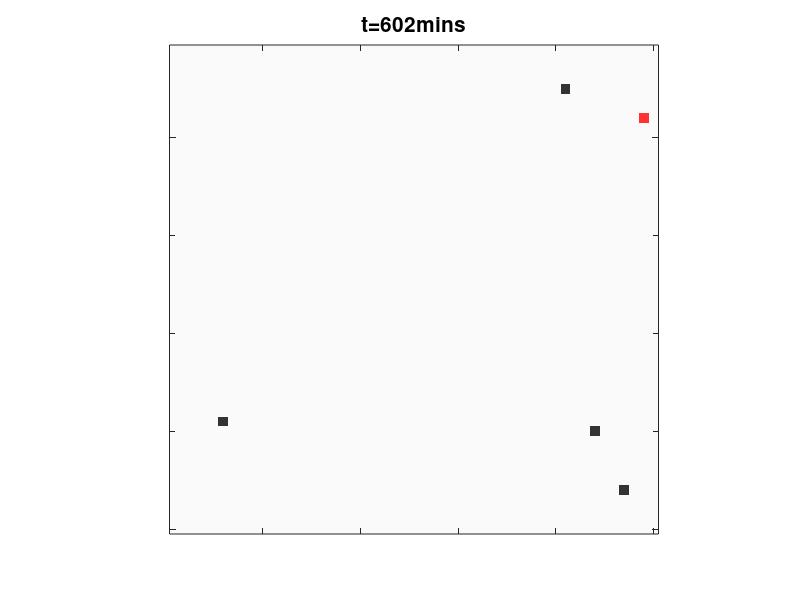
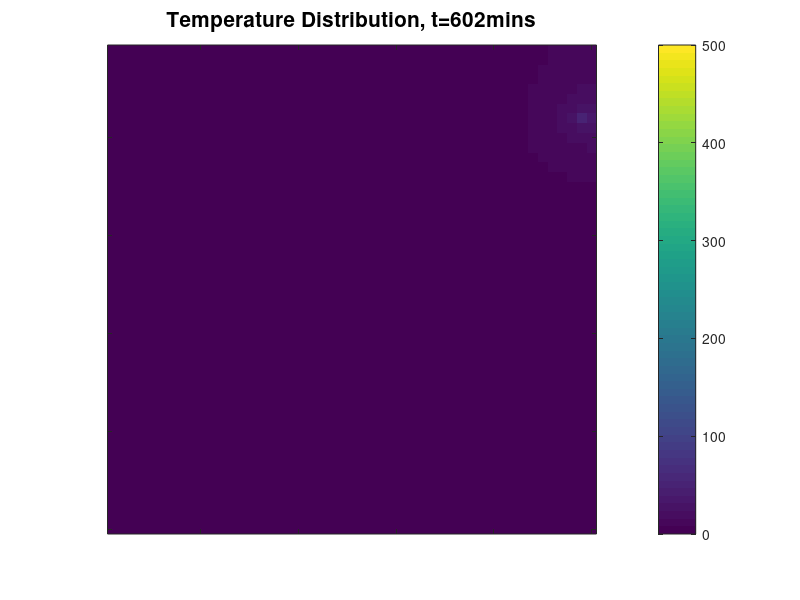

These charts were generated, in order, by the following MATLAB code:
% A reaction-diffusion cellular automaton model for smouldering peat
% where the cellular automata models heat diffusion
%
% Written: Jon Yearsley (jon.yearsley@ucd.ie) 9th July 2013
%
%%%%%%%%%%%%%%%%%%%%%%%%%%%%%%%%%%%%%%%%%%%%%%%%%%%%%%%%%%%%%%%

% The cellular automaton has two layers:
%     1. A layer giving the temperature of each grid square
%     2. A layer giving the combustion state of each grid square
%
% All non-local effects are governed by heat diffusion in the temperature layer. 
% This is slightly different from standard CA which define a neighbourhood around
% each grid square. The dynamics of the temperature layer are driven by the heat equation with
% parameters suitable for peat. Boundary conditionas are that heat can be lost 
% through the sides and from the top of each grid square. The sides and top are 
% considered to be a heat bath of constant temperature. To try and be computationally efficient
% yet stable integration scheme the code uses operator splitting with an alternating direction implicit method
%
% There are 5 combustion states: unburned peat -> pyrolysis -> char -> oxidation -> ash
% The transition probabilities from one state to another are a function of the temperature 
% of the grid square. The function is sigmoidal with two parameters, Thalf and A
% The transition probabilities have the form
%    prob of transition = X / (1+X)
% where X = exp(A * (T-Thalf) / Thalf)
% T is the temperature of the grid square (Kelvin), 
% Thalf is the temperature when the transition probability is 0.5
% A is a parameter that determines how quickly the temperature causes the prob of transition
% to increase.
%%%%%%%%%%%%%%%%%%%%%%%%%%%%%%%%%%%%%%%%%%%%%%

clear all
%close all

tic
% This is a development of the FIREOX model
% beta1 = pyrolysis due to heat from burning, I (S -> E) S being peat, E being char
% beta2 = pyrolysis due to heat from char, E (S -> E)
% alpha = onset of fire (E->I) I being burning char, 
% sigma = fire is extinguished (I->R), R being ash
% d = neighbourhood size of ignited peat

P.seed = 1; % if =0 then start with random seed, otherwise use value

P.n=[50, 50]; % width

P.dt = 0.1; % Time step in mins
P.dx = [0.5 0.5]; % Physical step size of 1 pixel in cm
% So the fastest velocity is 1 cell in 1 time step = 3/50/0.1 = 0.6 cm/min
% Shortest experiment duration ~ 30mins
% Peak mass loss reached at ~15mins for 35% O2. Max spread rate = 0.2cm/min
% tMax=20000 gives maximum duration of 2000mins


P.filepref = 'test';  % Prefix for filename of results
% Divide simulations between multiple files
% to reduce file size and memory usage
P.nRep = 1;    % Number of replicates per file (if ==1 then data is not saved)
P.nRep2 = 1;   % Number of files
P.tMax = 40000;  % Maximum number of iterations
P.displayOn = true; % If true display simulation in figure
P.movieOn = false; % If true then save an animated gif movie of the simulation
TmaxDisplay = 500;

% Fransden give 14.2MJ/kg (sd = 0.42) as heat emited by peat
% This is fairly independent of the moisture content
% Bomb calorimetry gives 19.4MJ/kg

P.Tb = 10; % [K] Temperature of surrounding heat bath
P.Ts = 50; % [K] Temperature of box sides (insulated)
P.Hi = 14.2*10^3; % Heat output of oxidising char [J/g] 
P.Hp = 0; % Heat output of pyrolysis [J/g]

P.Tinit = 600; % Temperature of igniter
P.tIgnition = 30/P.dt; % Time igniter is left on [time steps]

% Equation 2 from Benscoter et al (2011), 
% Vol 20, p 418 Int J of Wildland Fire
% Thermal conductivity of peat varies from 0.05*10^-2 to 0.15*10^-2 [W/cm/K]
P.k = 0.0015; % Thermal conductivity of peat [W/cm/K]
P.ks = 0; % Thermal conductivity of the sides [W/cm/K]
% 0.001 W/cm/K is conductivity of brick/wood

P.c = 0.92; % Specific heat of peat [J/g/K] (Oke 1997, Benscoter et al 2011)
% Thermal diffusivity = k/c/density [K/s /K cm^2 = cm^2/s]

% model parameters for transitions [Max and min values]
P.SC_Thalf_a = 180* [1 1];
P.SC_A_a = 50* [1 1];
P.CI_Thalf_a = 250* [1 1];
P.CI_A_a = 20* [1 1];
P.sigmaI_a = 0.03 * [1 1]; % Rate of oxidation per min
P.sigmaP_a = 0.02 * [1 1]; % Rate of pyrolysis per min
P.CV = 0.5; % If distribution allows variance to be set...

P.logScale = false; % If true select parameters from a log scale

% Define distribution of pyrolysis and oxidation times 
% Can be 'const','exp','unif'
stoch.pyro = 'norm'; 
stoch.oxy = 'norm'; 

% A factor governing heat losses throughout the sample to the heat bath
P.DAir = 0.002;  % Diffusivity constant from cell to heatbath


% Densities
% Peat = 151 +/- 3 kg /m^3 [10^-3 g/cm^3]
% Ash  = 36 +/- 2 kg /m^3  [10^-3 g/cm^3]
% Char = 189 +/- 4 kg /m^3 [10^-3 g/cm^3]
density.peat = 151 *10^-3; % g cm^-3
density.char = 189*10^-3; % g cm^-3
density.ash = 36*10^-3; % g cm^-3


state = struct('S',0,'P',1,'C',2,'I',3,'R',-1);

%% Set random number generator seed
if P.seed==0
    rng('shuffle')
    P.seed = rng;
else
    rng(P.seed)
    P.seed = rng;
end
%% Split operator

alpha = (P.k/P.c/density.peat * 60) * P.dt ./ P.dx.^2; % thermal diffusivity [L^2 / T]
alphas = (P.ks/P.c/density.peat * 60) * P.dt ./ P.dx.^2; % thermal diffusivity [L^2 / T]
alphaa = (P.DAir * 60) * P.dt; % thermal diffusivity [L^2 / T]


A1_setup = [
    1, 1, -(alpha(1)+alphas(1)+alphaa)/2;  % Diagonal elements
    (2:P.n(1)-1)', (2:P.n(1)-1)', repmat(-(2*alpha(1)+alphaa), P.n(1)-2,1)/2; 
    P.n(1), P.n(1), -(alpha(1)+alphas(1)+alphaa)/2;
    (1:P.n(1)-1)',(2:P.n(1))', repmat(alpha(1)/2, P.n(1)-1,1); % Off-diagonal elements
    (2:P.n(1))',(1:P.n(1)-1)', repmat(alpha(1)/2, P.n(1)-1,1); % Off-diagonal elements
    ];

A2_setup = [
    1, 1, -(alpha(2)+alphas(2)+alphaa)/2;  % Diagonal elements
    (2:P.n(2)-1)', (2:P.n(2)-1)', repmat(-(2*alpha(2)+alphaa), P.n(2)-2,1)/2; 
    P.n(2), P.n(2), -(alpha(2)+alphas(2)+alphaa)/2;
    (1:P.n(2)-1)',(2:P.n(2))', repmat(alpha(2)/2, P.n(2)-1,1); % Off-diagonal elements
    (2:P.n(2))',(1:P.n(2)-1)', repmat(alpha(2)/2, P.n(2)-1,1); % Off-diagonal elements
    ];

% Create explicit update matrices along dimension 1 and 2
A1_ex = sparse(A1_setup(:,1), A1_setup(:,2), A1_setup(:,3), P.n(1), P.n(1));
A2_ex = sparse(A2_setup(:,1), A2_setup(:,2), A2_setup(:,3), P.n(2), P.n(2));

% Create implicit update matrices along dimension 1 and 2
A1_imp = speye(P.n(1)) - A1_ex;
A2_imp = speye(P.n(2)) - A2_ex;

% Create boundary terms
b = P.Tb *alphaa * ones(P.n);
b(1,:) = b(1,:) + P.Ts*alphas(1);
b(end,:) = b(end,:) + P.Ts*alphas(1);
b(:,1) = b(:,1) + P.Ts*alphas(2);
b(:,end) = b(:,end) + P.Ts*alphas(2);
b = sparse(b)/2;

%%
% Define stochatic functions for pyrolysis and oxidation times
if strcmp(stoch.oxy,'exp')
  stoch.oxyFn = @(m,dim) -log(rand(dim))/m(1);
elseif strcmp(stoch.oxy,'unif')
  stoch.oxyFn = @(m,dim) 2*rand(dim)/m(1);
elseif strcmp(stoch.oxy,'gamma')
  stoch.oxyFn = @(m,dim) random(makedist('gamma','a',(m(2)/m(1))^2,'b',m(1)/m(2)^2),dim);
elseif strcmp(stoch.oxy,'norm')
  stoch.oxyFn = @(m,dim) max(5,1/m(1)+1/m(2)*randn(dim));
else
  stoch.oxyFn = @(m,dim) ones(dim)/m(1);
end

if strcmp(stoch.pyro,'exp')
  stoch.pyroFn = @(m,dim) -log(rand(dim))/m(1);
elseif strcmp(stoch.pyro,'unif')
  stoch.pyroFn = @(m,dim) 2*rand(dim)/m(1);
elseif strcmp(stoch.pyro,'gamma')
  stoch.pyroFn = @(m,dim) random(makedist('gamma','a',(m(2)/m(1))^2,'b',m(1)/m(2)^2),dim);
elseif strcmp(stoch.pyro,'norm')
  stoch.pyroFn = @(m,dim) max(5,1/m(1)+1/m(2)*randn(dim));
else
  stoch.pyroFn = @(m,dim) ones(dim)/m(1);
end
%%

log_sigmaI_a = log(P.sigmaI_a);
log_sigmaP_a = log(P.sigmaP_a);
log_SC_Thalf_a = log(P.SC_Thalf_a);
log_SC_A_a = log(P.SC_A_a);
log_CI_Thalf_a = log(P.CI_Thalf_a);
log_CI_A_a = log(P.CI_A_a);

for r2=1:P.nRep2
    if P.nRep>1  %%
        fileNum = 1;
        filepref_a = [P.filepref '_n' num2str(n) '_m' num2str(m)];
        filenameOut = [filepref_a '_#' num2str(fileNum) '.mat'];
        while exist(filenameOut,'file'),
            fileNum = fileNum+1;
            filenameOut = [filepref_a '_#' num2str(fileNum) '.mat'];
        end
        save(filenameOut,'P','density','stoch','col','row')

    end

    times = struct('pyro',zeros(prod(P.n),P.nRep),'char',zeros(prod(P.n),P.nRep), ...
        'burn',zeros(prod(P.n),P.nRep),'extinct',zeros(prod(P.n),P.nRep));
    
    if P.logScale
        sigmaIVal = exp(min(log_sigmaI_a) + (max(log_sigmaI_a)-min(log_sigmaI_a))*rand(P.nRep,1));
        sigmaPVal = exp(min(log_sigmaP_a) + (max(log_sigmaP_a)-min(log_sigmaP_a))*rand(P.nRep,1));
        SC.ThalfVal = exp(min(log_SC_Thalf_a) + (max(log_SC_Thalf_a)-min(log_SC_Thalf_a))*rand(P.nRep,1));
        SC.AVal = exp(min(log_SC_A_a) + (max(log_SC_A_a)-min(log_SC_A_a))*rand(P.nRep,1));
        CI.ThalfVal = exp(min(log_CI_Thalf_a) + (max(log_CI_Thalf_a)-min(log_CI_Thalf_a))*rand(P.nRep,1));
        CI.AVal = exp(min(log_CI_A_a) + (max(log_CI_A_a)-min(log_CI_A_a))*rand(P.nRep,1));
    else
        sigmaIVal = min(P.sigmaI_a) + (max(P.sigmaI_a)-min(P.sigmaI_a))*rand(P.nRep,1);
        sigmaPVal = min(P.sigmaP_a) + (max(P.sigmaP_a)-min(P.sigmaP_a))*rand(P.nRep,1);
        SC.ThalfVal = min(P.SC_Thalf_a) + (max(P.SC_Thalf_a)-min(P.SC_Thalf_a))*rand(P.nRep,1);
        SC.AVal = min(P.SC_A_a) + (max(P.SC_A_a)-min(P.SC_A_a))*rand(P.nRep,1);
        CI.ThalfVal = min(P.CI_Thalf_a) + (max(P.CI_Thalf_a)-min(P.CI_Thalf_a))*rand(P.nRep,1);
        CI.AVal = min(P.CI_A_a) + (max(P.CI_A_a)-min(P.CI_A_a))*rand(P.nRep,1);
    end
      
    
    for r = 1:P.nRep
        sigmaI = sigmaIVal(r);
        sigmaP = sigmaPVal(r);
        SC_Thalf = SC.ThalfVal(r);
        CI_Thalf = CI.ThalfVal(r);
        SC_A = SC.AVal(r);
        CI_A = CI.AVal(r);

        
        % Predefine some quantities
        ef.SC1 = exp(-SC_A);
        ef.SC2 = SC_A/SC_Thalf;
        ef.CI1 = exp(-CI_A);
        ef.CI2 = CI_A/CI_Thalf;
        expfun = zeros(prod(P.n),1);
 
        % Set the initial temperature
        T = P.Ts * ones(P.n);
        T(:,1) = P.Tinit;
               
        x = zeros(P.n);
        x(:,1) = state.I; % Start simulation with a burning row
        
        % Pre-assign times for pyrolysis and oxidation
        pyroTime = stoch.pyroFn((sigmaP*P.dt)*[1, 1/P.CV], P.n);
        oxyTime = stoch.oxyFn((sigmaI*P.dt)*[1, 1/P.CV], P.n);
        tPyro = nan(prod(P.n),1);  % Time at which cell starts pyrolysis
        tBurn = nan(prod(P.n),1);
        tBurn(x==state.I) = 0;  % The initial burning cells
        tExtinct = nan(prod(P.n),1);
        tExtinct(x==state.I) = stoch.oxyFn(sigmaI*P.dt*[1, 1/P.CV], [nnz(x==state.I),1]);
        tChar = nan(prod(P.n),1);
        data.temp = zeros(P.tMax, 10);
        step = [0:4]*P.n(1)*5;
        data.tempind = [15+step, 35+step];
        
        if P.nRep<2 && P.displayOn  % Display a pretty picture of the simulation
            hf1 = figure(1);
            set(hf1,'color',[1 1 1])
            
            hf2 = imagesc(1:P.n(1),1:P.n(2),x);
            set(gca,'xTickLabel',[],'YTickLabel',[],'XGrid','off','YGrid','off')
            t1= title('t = 0.0 mins','FontSize',15);
            caxis([-1 3])
            % Colours for ash, oxydation, char, pyrolysis and peat
            map = [0.98 0.98 0.98 ;  0.7895    0.4934    0.3142;  1 1 0 ;  0.2 0.2 0.2; 1 0.2 0.2];
            colormap(map)
            axis square

            hf3 = figure(2);
            set(hf3,'color',[1 1 1])
            
            hf4 = imagesc(1:P.n(1),1:P.n(2), T);
            set(gca,'xTickLabel',[],'YTickLabel',[],'XGrid','off','YGrid','off')
            axis square
            caxis([0 TmaxDisplay])
            t2= title('Temperature distribution, t = 0.0 mins','FontSize',15);
            colorbar
            
            disp('Hit any key to continue')
            pause
            if P.movieOn
                f = getframe(hf1);
                [im1,map1] = rgb2ind(f.cdata,256,'nodither');
                im1(1,1,1,P.tMax) = 0;
            end
        end
        
        t = 1;
        keepGoing = true;
        while keepGoing && t<P.tMax
            sup = (x==state.S);
            cha = (x==state.C);
            pyro = (x==state.P);
            oxy = (x==state.I);
            
            E = false(P.n);
            I = E;
            R = E;
            C = E;
 
            expfun(sup) = ef.SC1 * exp(ef.SC2*T(sup));
            E(sup) = expfun(sup)./(1+expfun(sup))>rand(nnz(sup),1);
            C(pyro) = t>tChar(pyro);            
            expfun(cha) = ef.CI1 * exp(ef.CI2*T(cha));
            I(cha) =  expfun(cha)./(1+expfun(cha))>rand(nnz(cha),1);
            R(oxy) = t>tExtinct(oxy);
           
            tPyro(E) = t;
            tChar(E) = t + pyroTime(E);
            tBurn(I) = t;
            tExtinct(I) = t + oxyTime(I);
            
            x(E) = state.P;
            x(C) = state.C;
            x(I) = state.I;
            x(R) = state.R;
                        
            % Calculate heat sources and sinks
            S = zeros(P.n);
            S(pyro) = P.Hp/P.c./(tChar(pyro)-tPyro(pyro));
            S(oxy) = P.Hi/P.c./(tExtinct(oxy)-tBurn(oxy));
            s = sparse(S)/2; % Divide by 2 for split operator calculations
            
            %% Heat transport
            % Update temp using implict update
            % Step 1
            %Tnew = T * A21; % Explicit along dimension 2
            T = A1_imp \ (T + (T * A2_ex) + b + s); % Implicit along dimension 1
            % Step 2
            %Tnew = A21 * T; % Explicit along dimension 1
            T = (T + (A1_ex * T) + b + s) / A2_imp; % Implicit along dimension 2
             
            data.temp(t,:) = T(data.tempind);
            if t<P.tIgnition
               T(:,1) = max([T(:,1),P.Tinit*ones(P.n(1),1)],[],2);
            end
            
            if P.nRep<2 && P.displayOn && floor(mod(t,1/P.dt))==0 % Update the pretty picture of the simulation
                set(t1,'String',['t=' num2str(round(t*P.dt)) 'mins'])
                set(t2,'String',['Temperature Distribution, t=' num2str(round(t*P.dt)) 'mins'])
                set(hf2,'CData', x)
                set(hf4,'CData', T)
                drawnow
                
                if P.movieOn
                    f = getframe(hf1);
                    im1(:,:,1,t) = rgb2ind(f.cdata,map1,'nodither');
                end
                
            end
            
            % Don't stop until there are no more burning cells
            if any(x(:)==state.S | x(:)==state.P | x(:)==state.C) && any(x(:)==state.I)
                keepGoing = true;
            else
                keepGoing=false;
            end
            t = t+1;
        end
        if P.displayOn && P.movieOn && t<P.tMax
            for t2 = t+1:tMax
                im1(:,:,1,t2) = rgb2ind(f.cdata,map1,'nodither');
            end
        end       
        keep = (1:prod(P.n));

        % Save the important times from the simulation
        times.pyro(:,r) = tPyro(keep);
        times.char(:,r) = tChar(keep);
        times.burn(:,r) = tBurn(keep);
        times.extinct(:,r) = tExtinct(keep);

        if mod(r,500)==0,
            save(filenameOut,'P','state','density','stoch','col','row', ...
                'sigmaI_a','sigmaP_a', 'SC_Thalf_a', 'SC_A_a', 'CA_Thalf_a', 'CI_A_a', ...
                'sigmaIVal','sigmaPVal','SC','CI','times')
         end
    end

    data.temp = data.temp(1:t,:);
    
    if P.nRep>1
        % Variables for a line burn model
        save(filenameOut,'P','state','density','stoch','col','row', ...
            'sigmaI_a','sigmaP_a', 'SC_Thalf_a', 'SC_A_a', 'CA_Thalf_a', 'CI_A_a', ...
            'sigmaIVal','sigmaPVal','SC','CI','times')
    end
end

if P.displayOn && P.movieOn
    % Save movie of the simulation
    imwrite(im1,map1,'fireox.gif','DelayTime',0,'LoopCount',0) %g443800
end
toc
